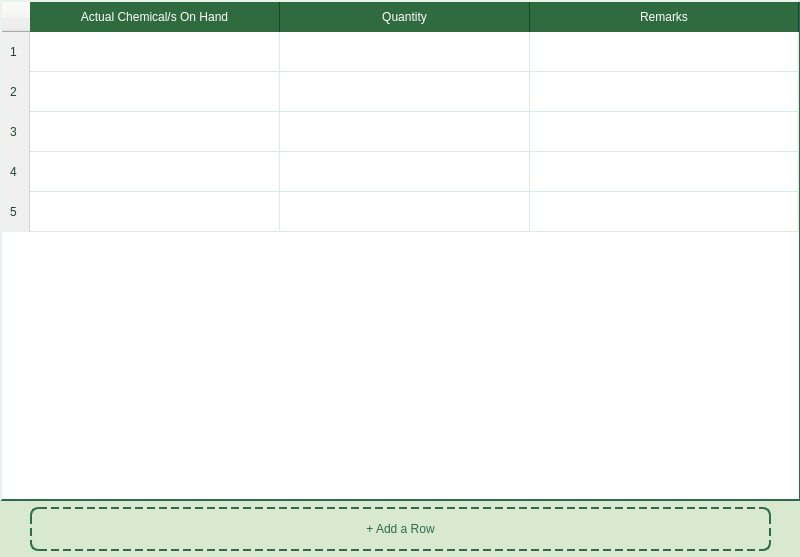
<?xml version="1.0" encoding="UTF-8"?>
<ui version="4.0">
 <class>MainWindow</class>
 <widget class="QMainWindow" name="MainWindow">
  <property name="geometry">
   <rect>
    <x>0</x>
    <y>0</y>
    <width>800</width>
    <height>557</height>
   </rect>
  </property>
  <property name="windowTitle">
   <string>chem modal</string>
  </property>
  <property name="styleSheet">
   <string notr="true">QMainWindow { background-color: #D9E9CF; }</string>
  </property>
  <widget class="QWidget" name="centralwidget">
   <property name="styleSheet">
    <string notr="true">QWidget#centralwidget { background-color: #D9E9CF; margin: 0px; padding: 0px; }</string>
   </property>
   <widget class="QTableWidget" name="chemicalUsed">
    <property name="geometry">
     <rect>
      <x>0</x>
      <y>0</y>
      <width>801</width>
      <height>501</height>
     </rect>
    </property>
    <property name="styleSheet">
     <string notr="true">QTableWidget {
    background-color: #FFFFFF;
    alternate-background-color: #F5F5F5;
    gridline-color: #D8EDE0;
    border: none;
    font: 11pt &quot;Segoe UI&quot;;
    color: #1B4332;
    selection-background-color: #C6F6D5;
    selection-color: #1B4332;
    border-style: solid;
    border-width: 2px;
    border-top-color: #E9F5EC;
    border-left-color: #E9F5EC;
    border-bottom-color: #2D6A4F;
    border-right-color: #2D6A4F;
}
QTableWidget::item {
    padding: 4px 8px;
    border: none;
    background-color: transparent;
}
QTableWidget::item:selected {
    background-color: #C6F6D5;
    color: #1B4332;
}
QHeaderView::section {
    background-color: #2F6B3F;
    color: #ffffff;
    border: none;
    border-right: 1px solid #1B4332;
    padding: 6px 8px;
    font: bold 11pt &quot;Segoe UI&quot;;
    text-transform: uppercase;
}
QHeaderView::section:vertical {
    background-color: #F0F0F0;
    color: #1B4332;
    border-right: 1px solid #D1D9CC;
}
QHeaderView { background-color: transparent; border: none; }
QTableCornerButton::section { background-color: #2D6A4F; border: none; }
QScrollBar:vertical { background: #E8F0EC; width: 11px; border-radius: 5px; }
QScrollBar::handle:vertical { background: #1B4332; border-radius: 5px; min-height: 25px; }
QScrollBar::handle:vertical:hover { background: #0F2A20; }
QScrollBar::handle:vertical:pressed { background: #081A13; }
QScrollBar::add-line:vertical, QScrollBar::sub-line:vertical { height: 0; }
QScrollBar::add-page:vertical, QScrollBar::sub-page:vertical { background: transparent; }
QScrollBar:horizontal { background: #E8F0EC; height: 11px; border-radius: 5px; }
QScrollBar::handle:horizontal { background: #1B4332; border-radius: 5px; min-width: 25px; }
QScrollBar::handle:horizontal:hover { background: #0F2A20; }
QScrollBar::handle:horizontal:pressed { background: #081A13; }
QScrollBar::add-line:horizontal, QScrollBar::sub-line:horizontal { width: 0; }
QScrollBar::add-page:horizontal, QScrollBar::sub-page:horizontal { background: transparent; }</string>
    </property>
    <property name="frameShape">
     <enum>QFrame::NoFrame</enum>
    </property>
    <property name="selectionMode">
     <enum>QAbstractItemView::SingleSelection</enum>
    </property>
    <attribute name="horizontalHeaderDefaultSectionSize">
     <number>250</number>
    </attribute>
    <attribute name="horizontalHeaderShowSortIndicator" stdset="0">
     <bool>false</bool>
    </attribute>
    <attribute name="horizontalHeaderStretchLastSection">
     <bool>true</bool>
    </attribute>
    <attribute name="verticalHeaderDefaultSectionSize">
     <number>40</number>
    </attribute>
    <row>
     <property name="text">
      <string>1</string>
     </property>
    </row>
    <row>
     <property name="text">
      <string>2</string>
     </property>
    </row>
    <row>
     <property name="text">
      <string>3</string>
     </property>
    </row>
    <row>
     <property name="text">
      <string>4</string>
     </property>
    </row>
    <row>
     <property name="text">
      <string>5</string>
     </property>
    </row>
    <column>
     <property name="text">
      <string>Actual Chemical/s On Hand</string>
     </property>
    </column>
    <column>
     <property name="text">
      <string>Quantity</string>
     </property>
    </column>
    <column>
     <property name="text">
      <string>Remarks</string>
     </property>
    </column>
    <item row="0" column="0">
     <property name="text">
      <string/>
     </property>
     <property name="textAlignment">
      <set>AlignCenter</set>
     </property>
    </item>
    <item row="1" column="0">
     <property name="text">
      <string/>
     </property>
     <property name="textAlignment">
      <set>AlignCenter</set>
     </property>
    </item>
    <item row="2" column="0">
     <property name="text">
      <string/>
     </property>
     <property name="textAlignment">
      <set>AlignCenter</set>
     </property>
    </item>
    <item row="3" column="0">
     <property name="text">
      <string/>
     </property>
     <property name="textAlignment">
      <set>AlignCenter</set>
     </property>
    </item>
    <item row="4" column="0">
     <property name="text">
      <string/>
     </property>
     <property name="textAlignment">
      <set>AlignCenter</set>
     </property>
    </item>
   </widget>
   <widget class="QPushButton" name="addRowBtn_chem">
    <property name="geometry">
     <rect>
      <x>30</x>
      <y>507</y>
      <width>741</width>
      <height>44</height>
     </rect>
    </property>
    <property name="styleSheet">
     <string notr="true">QPushButton { background-color: transparent; color: #2D6A4F; border: 1.5px dashed #2D6A4F; border-radius: 8px; padding: 6px 12px; font: 12pt &quot;Segoe UI&quot;; } QPushButton:hover { background-color: #e8f5e9; }</string>
    </property>
    <property name="text">
     <string>+ Add a Row</string>
    </property>
   </widget>
  </widget>
 </widget>
 <resources/>
 <connections/>
</ui>
